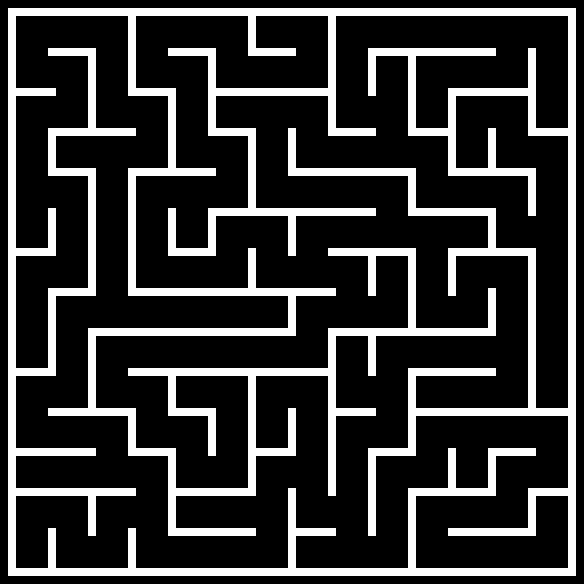

This game map was drawn from its Tiled (.tmx) file and the tilesets committed beside it. A one-line description and the trimmed map source follow:
An orthogonal 73x73 tile map with 8x8 px tiles, 1 tile layer (Background) and 106 objects (4x Painter, Player, Checkpoint).

<map version="1.10" tiledversion="1.10.2" orientation="orthogonal" renderorder="right-down" width="73" height="73" tilewidth="8" tileheight="8" infinite="0" nextlayerid="4" nextobjectid="112">
 <tileset firstgid="1" source="Mazeball.tsx" />
 <layer id="1" name="Background" width="73" height="73">
  <data>[5329 cells, 1125 non-empty, 1 distinct tile ids]</data>
 </layer>
 <objectgroup id="2" name="Spawnpoints">
  <object id="105" name="Player" type="Player" x="257.25" y="17" width="30" height="30" />
  <object id="106" name="Painter" type="Painter" x="537" y="96.75" width="30" height="30">
   <properties>
    <property name="colour" value="Green" />
   </properties>
  </object>
  <object id="107" name="Painter" type="Painter" x="536.75" y="496.75" width="30" height="30">
   <properties>
    <property name="colour" value="Red" />
   </properties>
  </object>
  <object id="108" name="Painter" type="Painter" x="16.75" y="537.25" width="30" height="30">
   <properties>
    <property name="colour" value="Blue" />
   </properties>
  </object>
  <object id="109" name="Painter" type="Painter" x="256.5" y="296.75" width="30" height="30">
   <properties>
    <property name="colour" value="Yellow" />
   </properties>
  </object>
  <object id="111" name="Checkpoint" type="Checkpoint" x="296.5" y="553">
   <polygon points="0,0 31.5,-0.25 31.5,15.25 -0.25,15" />
  </object>
 </objectgroup>
 <objectgroup id="3" name="Walls">
  <object id="1" x="8.25" y="8.5">
   <polygon points="0,0 567.75,0.25 568,7.5 0,6.75" />
  </object>
  <object id="2" x="8.5" y="16.5">
   <polygon points="0,0 7.5,-0.25 7,559.5 -0.25,559.25" />
  </object>
  <object id="3" x="15.5" y="568.5">
   <polygon points="0,0 560.5,-0.25 560.5,7 0.75,7.25" />
  </object>
  <object id="4" x="568.25" y="568">
   <polygon points="0,0 7.5,-0.25 7.5,-551.25 -0.5,-551.25" />
  </object>
  <object id="5" x="528.25" y="488.5">
   <polygon points="0,0 39,-0.5 38.5,7.25 -0.5,7.25" />
  </object>
  <object id="6" x="528.25" y="496">
   <polygon points="0,0 7.5,0.25 7.5,31.5 0.25,31.5" />
  </object>
  <object id="7" x="448.5" y="529">
   <polygon points="0,0 87.25,-0.75 87.5,6.75 0,7" />
  </object>
  <object id="8" x="408.25" y="497">
   <polygon points="0,0 7.5,-0.5 7,70.5 0,70.5" />
  </object>
  <object id="9" x="408.5" y="488.75">
   <polygon points="0,0 87,-0.25 86.75,6.75 -0.25,7.5" />
  </object>
  <object id="10" x="288" y="489">
   <polygon points="0,0 7.5,-0.5 7.75,78.5 0.25,78.75" />
  </object>
  <object id="11" x="296.25" y="528">
   <polygon points="0,0 39.5,0.25 39.5,7.25 -0.25,7.75" />
  </object>
  <object id="12" x="168.5" y="528.75">
   <polygon points="0,0 87,0 87,6.75 -0.25,7.25" />
  </object>
  <object id="13" x="175.75" y="488.25">
   <polygon points="0,0 80.25,0.5 80.25,7.5 0.25,7.75" />
  </object>
  <object id="14" x="128.25" y="528.5">
   <polygon points="0,0 7.75,-0.25 7.75,39.25 -0.25,39.25" />
  </object>
  <object id="15" x="16" y="489">
   <polygon points="0,0 119.5,-0.5 119.75,7 -0.25,6.75" />
  </object>
  <object id="16" x="87.75" y="497.25">
   <polygon points="0,0 8,-0.25 8.25,38.25 0.75,38.5" />
  </object>
  <object id="17" x="47.75" y="528.25">
   <polygon points="0,0 7.75,0.25 8,39 0.75,39.25" />
  </object>
  <object id="18" x="16" y="448.25">
   <polygon points="0,0 79.75,0 79.75,7.75 0.25,7.5" />
  </object>
  <object id="19" x="168" y="456.75">
   <polygon points="0,0 8,-0.75 7.5,71 0.25,71" />
  </object>
  <object id="20" x="208.25" y="416.5">
   <polygon points="0,0 7,0 7.5,39 0.25,39" />
  </object>
  <object id="21" x="256" y="448.25">
   <polygon points="0,0 39.75,0.75 39.75,7.25 0.75,7.5" />
  </object>
  <object id="22" x="288.25" y="408.25">
   <polygon points="0,0 7.25,0 7,39.5 -0.25,40" />
  </object>
  <object id="23" x="168.25" y="408.75">
   <polygon points="0,0 47.75,0 47.25,7.25 0.25,7.25" />
  </object>
  <object id="24" x="128.25" y="448.25">
   <polygon points="0,0 47.25,-0.25 47.5,6.75 0.25,7" />
  </object>
  <object id="25" x="248.5" y="488">
   <polygon points="0,0 7.5,0 7.25,-111.25 -0.5,-111" />
  </object>
  <object id="26" x="448.5" y="448.75">
   <polygon points="0,0 7.25,-0.25 7.5,39.25 0,38.75" />
  </object>
  <object id="27" x="376.25" y="448.75">
   <polygon points="0,0 39.25,-0.5 39.5,7.25 0,6.75" />
  </object>
  <object id="28" x="367.75" y="448.25">
   <polygon points="0,0 8.25,0.25 7.75,87.5 0,87.5" />
  </object>
  <object id="29" x="336.5" y="408.5">
   <polygon points="0,0 39.25,-0.25 39,7.25 -0.5,7.5" />
  </object>
  <object id="31" x="488.25" y="456.25">
   <polygon points="0,0 7.5,-0.5 7,32 -0.25,32.25" />
  </object>
  <object id="33" x="488.25" y="448.25">
   <polygon points="0,0 47.25,-0.25 47.5,7.5 -0.25,7.25" />
  </object>
  <object id="34" x="567.75" y="408.5">
   <polygon points="0,0 0.25,7.25 -151.5,7.5 -151.75,0" />
  </object>
  <object id="35" x="528.25" y="407.5">
   <polygon points="0,0 7.25,0.25 7.5,-151.25 0,-151.5" />
  </object>
  <object id="36" x="415.75" y="368.75">
   <polygon points="0,0 79.75,0 80,6.5 0.75,7.25" />
  </object>
  <object id="37" x="368.25" y="337">
   <polygon points="0,0 7.5,-0.75 7,38.25 0,38.25" />
  </object>
  <object id="38" x="408" y="368.75">
   <polygon points="0,0 8.25,-0.25 7.25,79.5 0,79.25" />
  </object>
  <object id="39" x="328" y="336.25">
   <polygon points="0,0 7.75,0 7.5,159.75 0.25,160" />
  </object>
  <object id="40" x="327.75" y="328.25">
   <polygon points="0,0 0.25,7.5 167.75,7.5 168,-0.25" />
  </object>
  <object id="41" x="128.25" y="368.5">
   <polygon points="0,0 199.25,-0.25 199.25,7.5 0.25,7.25" />
  </object>
  <object id="42" x="168.25" y="377">
   <polygon points="0,0 7.5,-0.25 8,30.75 0,30.75" />
  </object>
  <object id="43" x="48.25" y="408.25">
   <polygon points="0,0 87.75,0.5 87.75,7.5 0,7.5" />
  </object>
  <object id="44" x="88.25" y="407.5">
   <polygon points="0,0 7.75,0 7.5,-71.25 -0.25,-71.25" />
  </object>
  <object id="45" x="88.25" y="328">
   <polygon points="0,0 0.25,7.75 207.5,7.75 207.5,0" />
  </object>
  <object id="46" x="128.25" y="416.5">
   <polygon points="0,0 7.5,-0.25 7.75,31 0,31.5" />
  </object>
  <object id="47" x="15.75" y="368.75">
   <polygon points="0,0 40,-0.75 40.25,6.5 0.25,6.75" />
  </object>
  <object id="48" x="47.75" y="296.5">
   <polygon points="0,0 8,0 7.5,70.75 0.5,70.75" />
  </object>
  <object id="49" x="48.25" y="288.5">
   <polygon points="0,0 47.25,-0.25 47.75,6.75 0,7" />
  </object>
  <object id="50" x="16" y="248.5">
   <polygon points="0,0 39.5,0.25 39.5,7.25 -0.25,7.5" />
  </object>
  <object id="51" x="288.5" y="297">
   <polygon points="0,0 7.25,-0.5 7,31 0,30.75" />
  </object>
  <object id="52" x="128.5" y="288.25">
   <polygon points="0,0 207.25,0.5 207,7.5 -0.25,7.5" />
  </object>
  <object id="53" x="248.25" y="248.25">
   <polygon points="0,0 7.5,0 7.5,39.25 0.25,39.75" />
  </object>
  <object id="54" x="488.25" y="288.5">
   <polygon points="0,0 7.5,0 7.5,39.25 0,39.25" />
  </object>
  <object id="55" x="448.5" y="256.5">
   <polygon points="0,0 7.5,-0.25 7.25,39.5 0,39.25" />
  </object>
  <object id="56" x="408.5" y="256.5">
   <polygon points="0,0 7,-0.25 7.75,71 0,71.25" />
  </object>
  <object id="57" x="368" y="256.5">
   <polygon points="0,0 7.75,0 7.75,39.25 0,39.25" />
  </object>
  <object id="58" x="328.25" y="249">
   <polygon points="0,0 87.5,-0.5 87.5,7 0.25,6.5" />
  </object>
  <object id="59" x="448.5" y="248.75">
   <polygon points="0,0 87.25,0 87.25,7 0,7" />
  </object>
  <object id="60" x="488.25" y="216.5">
   <polygon points="0,0 7.5,0 7.5,31 0,31.5" />
  </object>
  <object id="61" x="408.25" y="208.5">
   <polygon points="0,0 87.5,0 87.5,7.75 -0.25,7.25" />
  </object>
  <object id="62" x="208.25" y="208.25">
   <polygon points="0,0 167.5,0.25 167,7.5 0.25,7.5" />
  </object>
  </objectgroup>
</map>
<!-- 40 of 106 objects omitted -->
